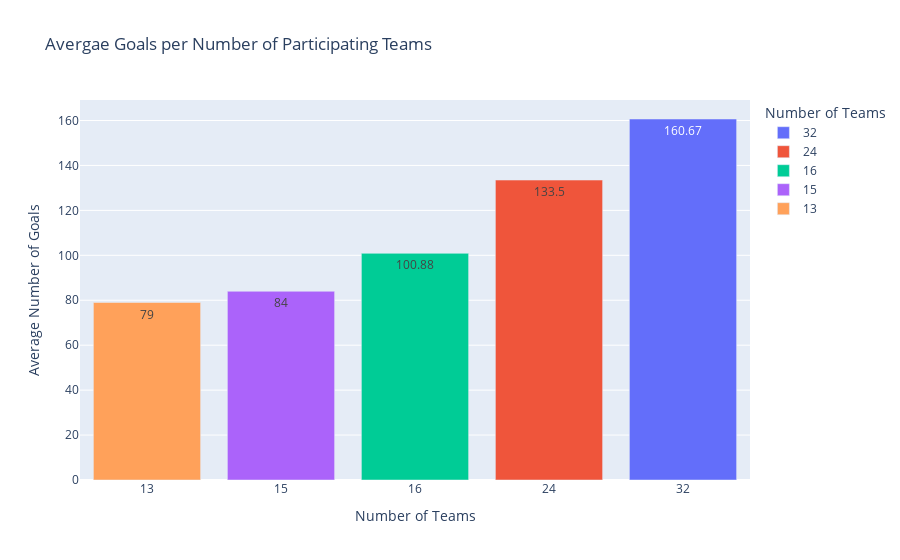

Notebook code for this chart:
### Code cell
mean_goals_per_team_number["Number of Teams"] = mean_goals_per_team_number["Number of Teams"].astype(str)
fig1 = px.bar(mean_goals_per_team_number, x="Number of Teams", y="Average Number of Goals", color="Number of Teams", text="Average Number of Goals", title="Avergae Goals per Number of Participating Teams")
fig1.update_xaxes(type="category", categoryorder="category ascending")
fig1.show("svg")

### Figure 1 — Plotly figure (JSON) as saved in the notebook; plotly's stock layout.template omitted (floating-point values rounded to 4 significant figures)
{"data": [{"alignmentgroup": "True", "hovertemplate": "Number of Teams=%{x}<br>Average Number of Goals=%{text}<extra></extra>", "legendgroup": "32", "marker": {"color": "#636efa", "pattern": {"shape": ""}}, "name": "32", "offsetgroup": "32", "orientation": "v", "showlegend": true, "text": [160.7], "textposition": "auto", "type": "bar", "x": ["32"], "xaxis": "x", "y": [160.7], "yaxis": "y"}, {"alignmentgroup": "True", "hovertemplate": "Number of Teams=%{x}<br>Average Number of Goals=%{text}<extra></extra>", "legendgroup": "24", "marker": {"color": "#EF553B", "pattern": {"shape": ""}}, "name": "24", "offsetgroup": "24", "orientation": "v", "showlegend": true, "text": [133.5], "textposition": "auto", "type": "bar", "x": ["24"], "xaxis": "x", "y": [133.5], "yaxis": "y"}, {"alignmentgroup": "True", "hovertemplate": "Number of Teams=%{x}<br>Average Number of Goals=%{text}<extra></extra>", "legendgroup": "16", "marker": {"color": "#00cc96", "pattern": {"shape": ""}}, "name": "16", "offsetgroup": "16", "orientation": "v", "showlegend": true, "text": [100.9], "textposition": "auto", "type": "bar", "x": ["16"], "xaxis": "x", "y": [100.9], "yaxis": "y"}, {"alignmentgroup": "True", "hovertemplate": "Number of Teams=%{x}<br>Average Number of Goals=%{text}<extra></extra>", "legendgroup": "15", "marker": {"color": "#ab63fa", "pattern": {"shape": ""}}, "name": "15", "offsetgroup": "15", "orientation": "v", "showlegend": true, "text": [84], "textposition": "auto", "type": "bar", "x": ["15"], "xaxis": "x", "y": [84], "yaxis": "y"}, {"alignmentgroup": "True", "hovertemplate": "Number of Teams=%{x}<br>Average Number of Goals=%{text}<extra></extra>", "legendgroup": "13", "marker": {"color": "#FFA15A", "pattern": {"shape": ""}}, "name": "13", "offsetgroup": "13", "orientation": "v", "showlegend": true, "text": [79], "textposition": "auto", "type": "bar", "x": ["13"], "xaxis": "x", "y": [79], "yaxis": "y"}], "layout": {"barmode": "relative", "legend": {"title": {"text": "Number of Teams"}, "tracegroupgap": 0}, "title": {"text": "Avergae Goals per Number of Participating Teams"}, "xaxis": {"anchor": "y", "categoryarray": ["32", "24", "16", "15", "13"], "categoryorder": "category ascending", "domain": [0, 1], "title": {"text": "Number of Teams"}, "type": "category"}, "yaxis": {"anchor": "x", "domain": [0, 1], "title": {"text": "Average Number of Goals"}}}}
